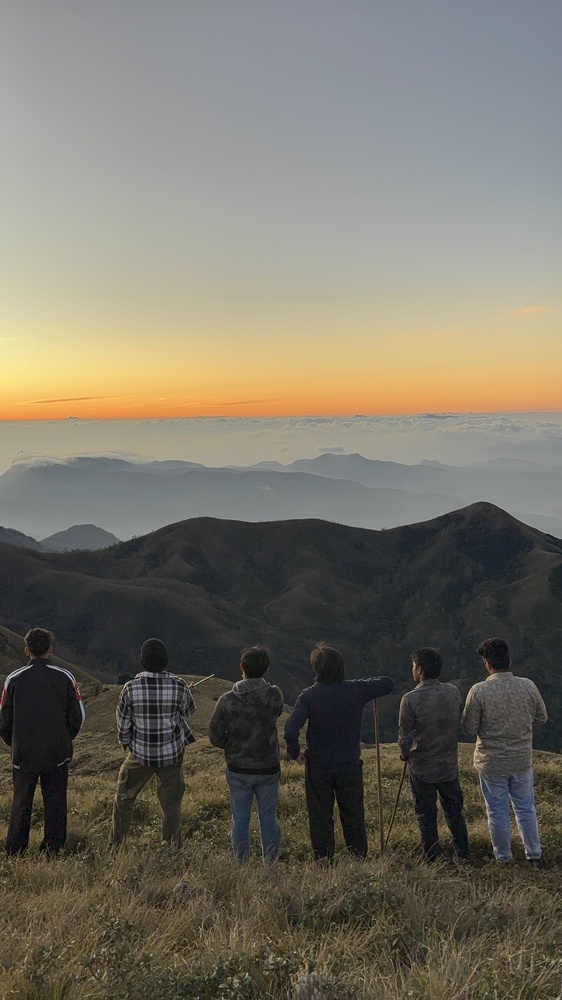
#> input picture Parallel_Computing_8/IMG_0595.jpg, 562 x 1000 px, shrunk from 1980 x 3520 before the run, found by its file name
$ python Parallel_Computing_8.py   (older library calls are emulated)
#> lines starting #> are read from the running program, lines starting #| are printed output that depends on the picture
import cv2
import matplotlib.pyplot as plt
from concurrent.futures import ThreadPoolExecutor
import time
import numpy as np

# Load the image
def load_image(filepath):
#> called with filepath = 'C:\\Users\\salma\\Downloads\\IMG_0595.jpg'
    image = cv2.imread(filepath)
#> image is the input picture: shape (1000, 562, 3); mean B, G, R 101.2, 112.3, 116.6
    if image is None:
        raise FileNotFoundError("Image not found.")
    return cv2.cvtColor(image, cv2.COLOR_BGR2RGB)

# Display the image
def display_image(title, image):
    plt.imshow(image)
    plt.title(title)
    plt.axis('off')
    plt.show()

image = load_image("C:\\Users\\salma\\Downloads\\IMG_0595.jpg")  # Replace with your image path
display_image("Original Image", image)

# Image blurring
def blur_image(image):
    kernel = np.ones((7, 7), np.float32) / 25
    return cv2.filter2D(image, -1, kernel)

# Image sharpening
def sharpen_image(image):
    kernel = np.array([[0, -1, 0], [-1, 5, -1], [0, -1, 0]])
    return cv2.filter2D(image, -1, kernel)

# Edge detection (Sobel operator)
def edge_detection(image):
    gray = cv2.cvtColor(image, cv2.COLOR_RGB2GRAY)
    sobelx = cv2.Sobel(gray, cv2.CV_64F, 1, 0, ksize=3)
    sobely = cv2.Sobel(gray, cv2.CV_64F, 0, 1, ksize=3)
    edges = cv2.magnitude(sobelx, sobely)
    return cv2.convertScaleAbs(edges)


def parallelize(image, func):
    with ThreadPoolExecutor() as executor:
        result = executor.submit(func, image)
        return result.result()

def measure_time(func, image):
    start = time.time()
    result = func(image)
#> in blur_image, `return cv2.filter2D(image, -1, kernel)`:
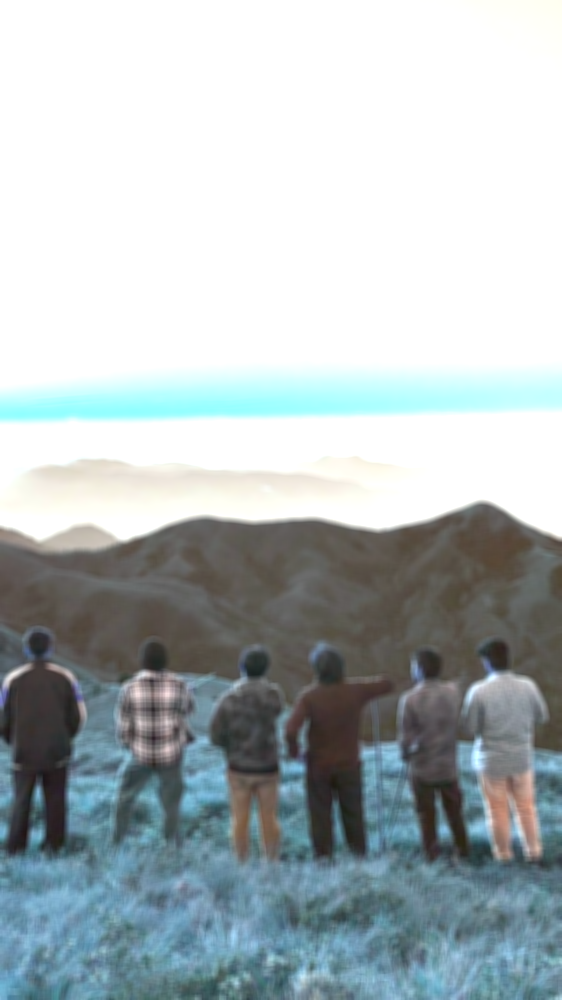
#> returned value: shape (1000, 562, 3); mean of channels 0, 1, 2 187.9, 185.7, 176.5; drawn as B, G, R
    end = time.time()
    return result, end - start

# Without parallelization
blurred, blur_time = measure_time(blur_image, image)
#> blur_time = 0.105
sharpened, sharpen_time = measure_time(sharpen_image, image)
#> in sharpen_image, `return cv2.filter2D(image, -1, kernel)`:
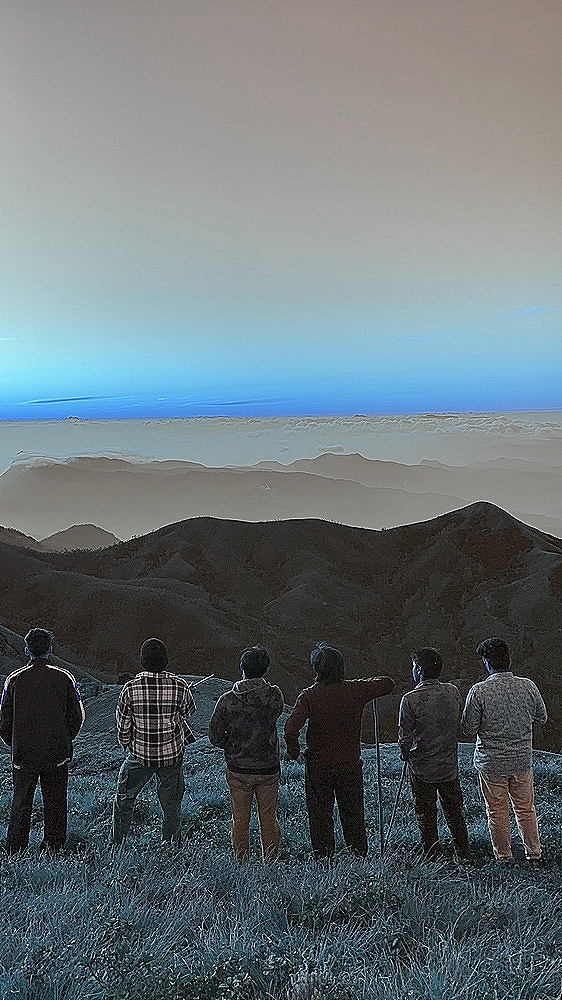
#> returned value: shape (1000, 562, 3); mean of channels 0, 1, 2 117.3, 113.2, 102.7; drawn as B, G, R
#> sharpen_time = 0.14
edges, edge_time = measure_time(edge_detection, image)
#> in edge_detection, `sobely = cv2.Sobel(gray, cv2.CV_64F, 0, 1, ksize=3)`:
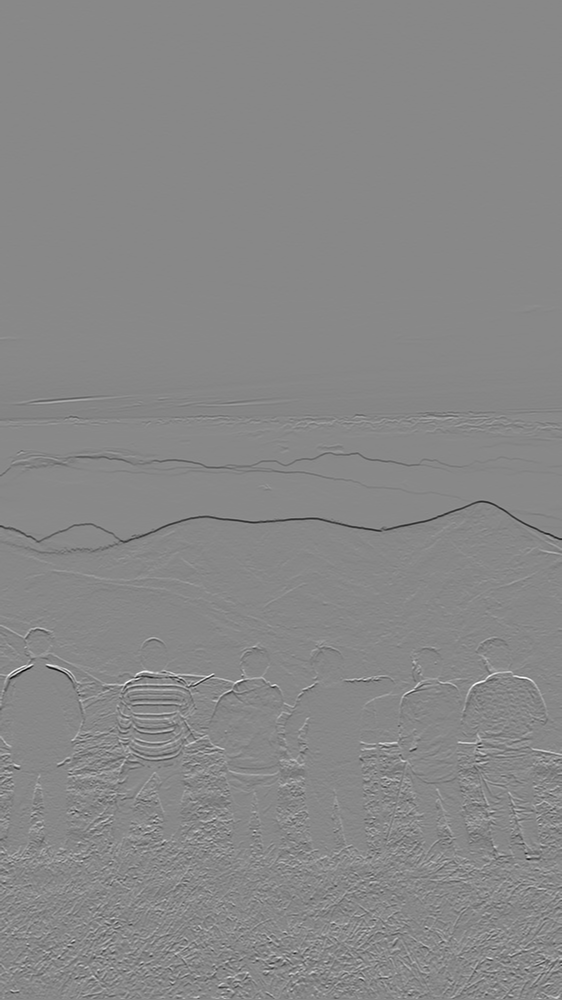
#> sobely: shape (1000, 562) float64; min -657, max 574, mean -0.6; drawn with min black and max white
#> in edge_detection, `edges = cv2.magnitude(sobelx, sobely)`:
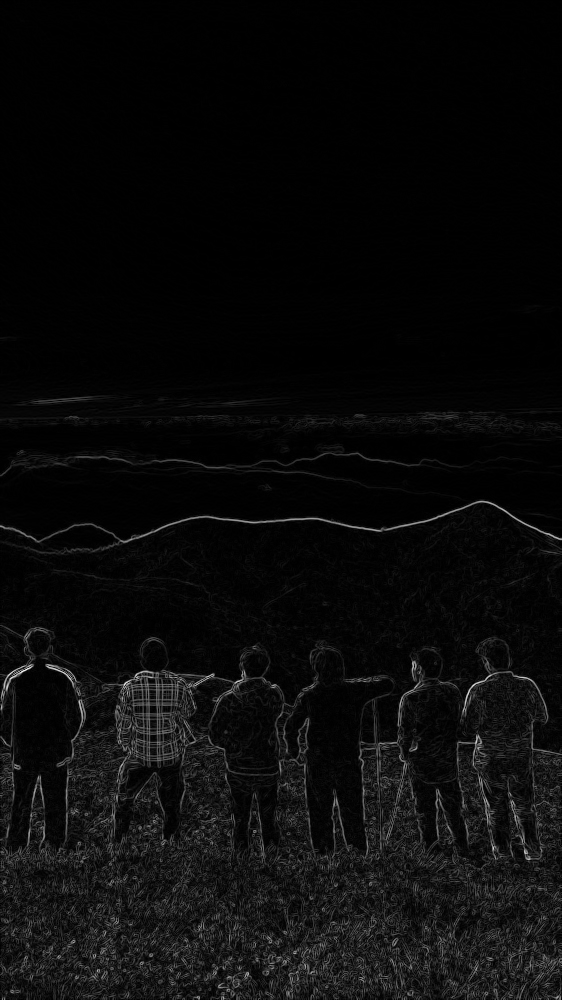
#> edges: shape (1000, 562) float64; min 0, max 722.1, mean 30.6; drawn with min black and max white
#> in edge_detection, `return cv2.convertScaleAbs(edges)`:
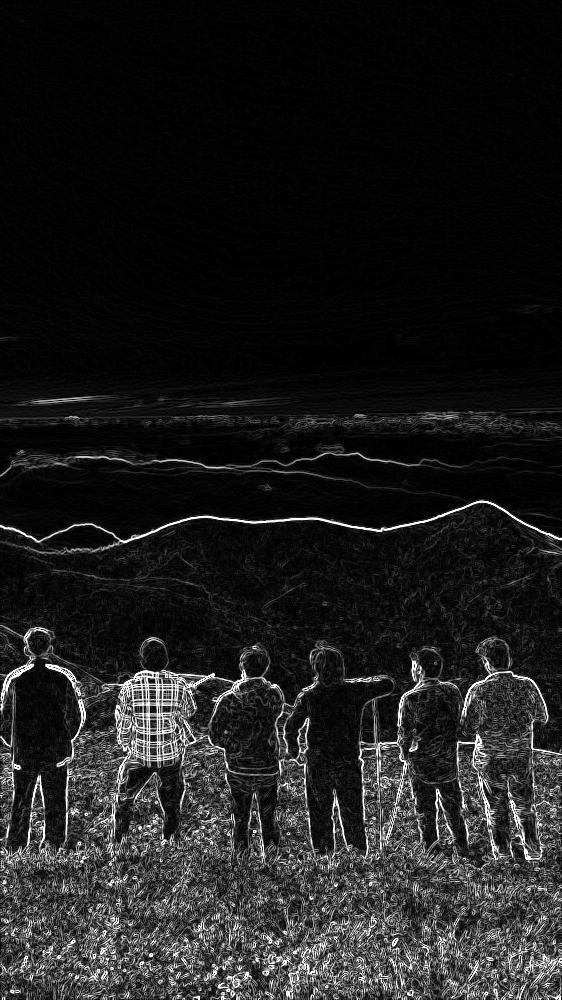
#> returned value: shape (1000, 562); min 0, max 255, mean 29.9
#> edge_time = 0.25

# With parallelization
blurred_parallel, blur_time_parallel = measure_time(lambda img: parallelize(img, blur_image), image)
#> blur_time_parallel = 0.0208
sharpened_parallel, sharpen_time_parallel = measure_time(lambda img: parallelize(img, sharpen_image), image)
#> sharpen_time_parallel = 0.00858
edges_parallel, edge_time_parallel = measure_time(lambda img: parallelize(img, edge_detection), image)
#> edge_time_parallel = 0.0308

print(f"Blur Time: {blur_time:.4f}s (Parallel: {blur_time_parallel:.4f}s)")
#| Blur Time: 0.1048s (Parallel: 0.0208s)
print(f"Sharpen Time: {sharpen_time:.4f}s (Parallel: {sharpen_time_parallel:.4f}s)")
#| Sharpen Time: 0.1398s (Parallel: 0.0086s)
print(f"Edge Detection Time: {edge_time:.4f}s (Parallel: {edge_time_parallel:.4f}s)")
#| Edge Detection Time: 0.2502s (Parallel: 0.0308s)

# Display processed images
display_image("Blurred Image", blurred)
display_image("Sharpened Image", sharpened)
display_image("Edge Detection", edges)

# Save images
cv2.imwrite('blurred.jpg', cv2.cvtColor(blurred, cv2.COLOR_RGB2BGR))
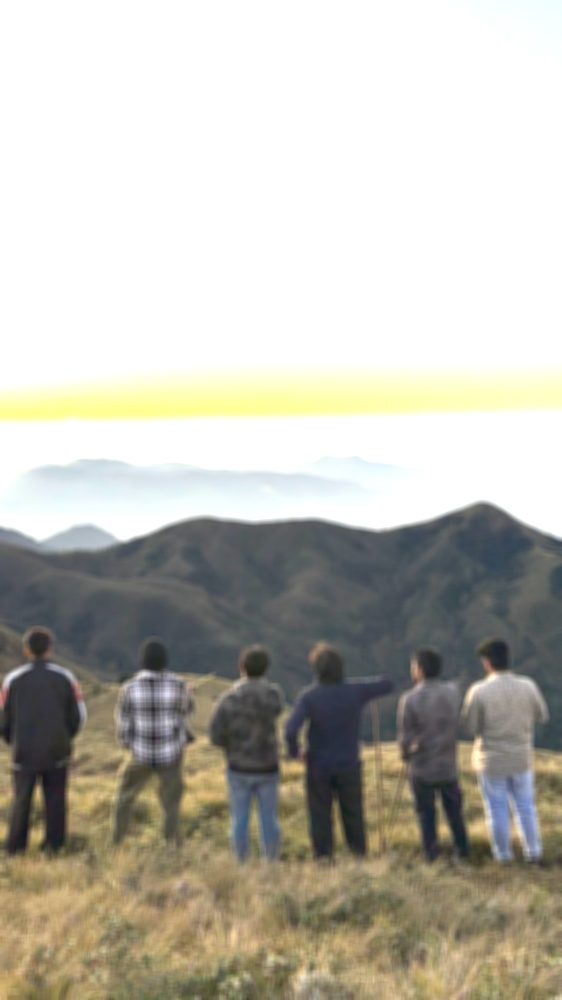
#> saved as blurred.jpg: shape (1000, 562, 3); mean B, G, R 176.5, 185.7, 187.9
cv2.imwrite('sharpened.jpg', cv2.cvtColor(sharpened, cv2.COLOR_RGB2BGR))
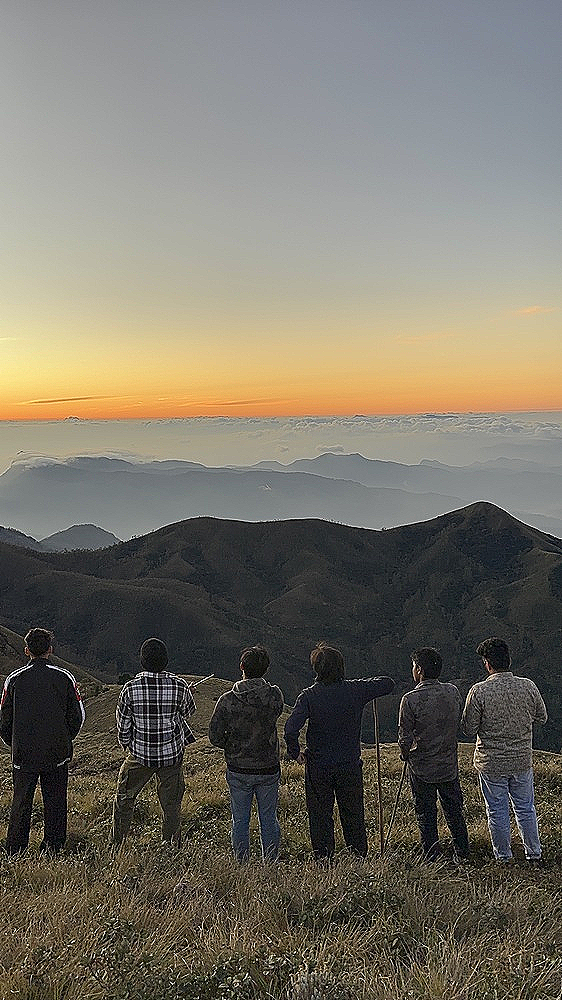
#> saved as sharpened.jpg: shape (1000, 562, 3); mean B, G, R 102.7, 113.2, 117.3
cv2.imwrite('edges.jpg', edges)
